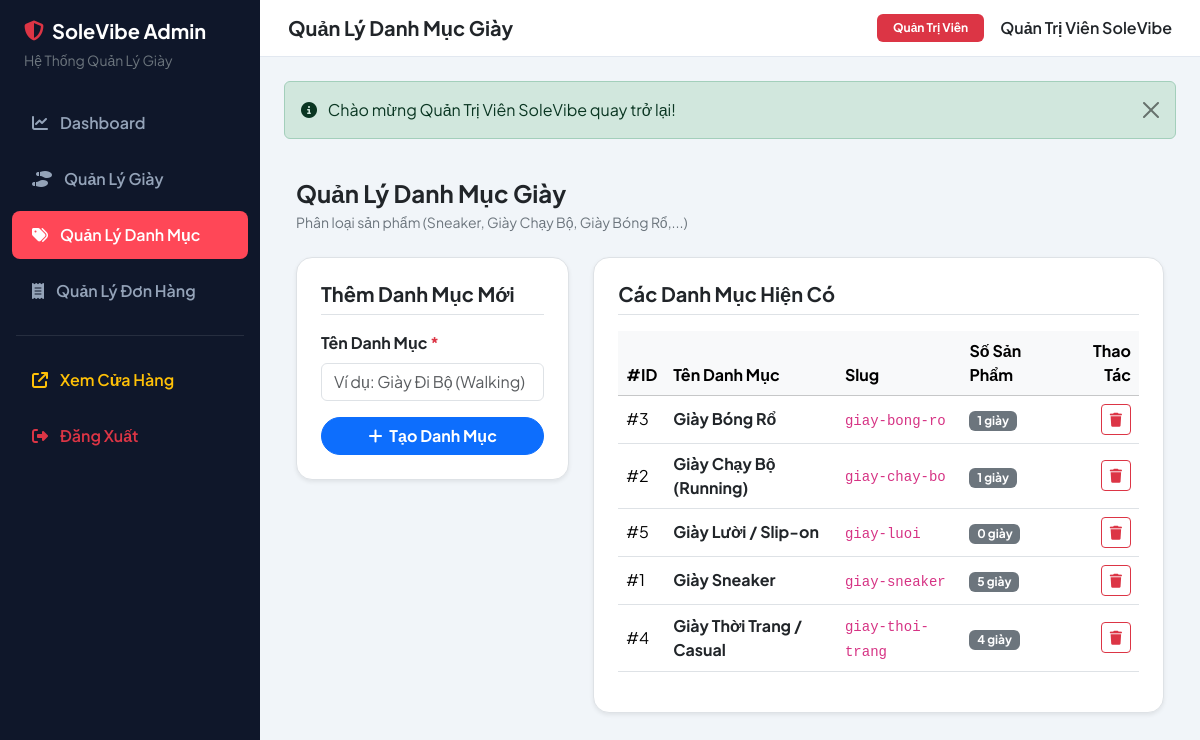
/index.php?act=admin-categories (signed in), run on the app's committed database.
### tables this page shows
CREATE TABLE IF NOT EXISTS categories (
  id BIGINT UNSIGNED AUTO_INCREMENT PRIMARY KEY,
  parent_id BIGINT UNSIGNED NULL,
  name VARCHAR(120) NOT NULL,
  slug VARCHAR(150) NOT NULL UNIQUE,
  status ENUM('active','inactive') NOT NULL DEFAULT 'active',
  FOREIGN KEY (parent_id) REFERENCES categories(id) ON DELETE SET NULL
);

### app/Core/BaseController.php (called while the page is built, shortened)
<?php
abstract class BaseController
{
    protected function adminView(string $viewPath, array $data = []): void
    {
        extract($data);
        $viewFile = __DIR__ . '/../Views/admin/' . $viewPath . '.php';
        $header = __DIR__ . '/../Views/layouts/admin_header.php';
        $footer = __DIR__ . '/../Views/layouts/admin_footer.php';
        require_once $header;
        require_once $viewFile;
        require_once $footer;
    }
}

### app/Controllers/Admin/CategoryController.php (called while the page is built, shortened)
<?php
class CategoryController extends BaseController
{
    private Category $categoryModel;
    public function __construct()
    {
        $this->categoryModel = new Category();
    }
    public function index(): void
    {
        $categories = $this->categoryModel->getAllActive();
        $this->adminView('categories/index', [
            'pageTitle'  => 'Quản Lý Danh Mục Giày',
            'categories' => $categories,
        ]);
    }
}

### app/Core/Router.php (called while the page is built, shortened)
<?php
class Router
{
    public function dispatch(): void
    {
        $act = $_GET['act'] ?? $_GET['action'] ?? '';
        $act = trim($act, '/');
        match ($act) {
            '', 'home' => (new HomeController())->index(),
            'products' => (new ProductController())->index(),
            'product-detail', 'detail' => (new ProductController())->detail(),
            'cart'        => (new CartController())->index(),
            'cart-add'    => (new CartController())->add(),
            'cart-update' => (new CartController())->update(),
            'cart-remove' => (new CartController())->remove(),
            'checkout'         => (new CheckoutController())->index(),
            'checkout-process' => (new CheckoutController())->process(),
            'order-success'    => (new CheckoutController())->success(),
            'login'         => (new AuthController())->login(),
            'post-login'    => (new AuthController())->postLogin(),
            'register'      => (new AuthController())->register(),
            'post-register' => (new AuthController())->postRegister(),
            'logout'        => (new AuthController())->logout(),
            'admin', 'admin-dashboard' => (new AdminDashboardController())->index(),
            'admin-products'        => (new AdminProductController())->index(),
            'admin-product-create'  => (new AdminProductController())->create(),
            'admin-product-store'   => (new AdminProductController())->store(),
            'admin-product-edit'    => (new AdminProductController())->edit(),
            'admin-product-update'  => (new AdminProductController())->update(),
            'admin-product-delete'  => (new AdminProductController())->delete(),
            'admin-categories'      => (new AdminCategoryController())->index(),
            'admin-category-store'  => (new AdminCategoryController())->store(),
            'admin-category-delete' => (new AdminCategoryController())->delete(),
            'admin-orders'              => (new AdminOrderController())->index(),
            'admin-order-detail'        => (new AdminOrderController())->detail(),
            'admin-order-update-status' => (new AdminOrderController())->updateStatus(),
            default => (new HomeController())->index(),
        };
    }
}

### index.php (called while the page is built, shortened)
<?php
spl_autoload_register(function (string $class): void {
    $prefix = 'App\\';
    $relativeClass = substr($class, strlen($prefix));
    $file = ROOT_PATH . '/app/' . str_replace('\\', DIRECTORY_SEPARATOR, $relativeClass) . '.php';
});
require_once ROOT_PATH . '/app/Core/Helper.php';
$router = new App\Core\Router();
$router->dispatch();

### app/Core/Helper.php (called while the page is built, shortened)
<?php
if (!function_exists('base_url')) {
    function base_url(string $path = ''): string
    {
        static $baseUrl = null;
        if ($baseUrl === null) {
            $config = require __DIR__ . '/../../config/app.php';
            if (!empty($config['base_url'])) {
                $baseUrl = rtrim($config['base_url'], '/');
            } elseif (PHP_SAPI === 'cli') {
                $baseUrl = 'http://localhost/www/ban%20giay2';
            } else {
                $protocol = (!empty($_SERVER['HTTPS']) && $_SERVER['HTTPS'] !== 'off') ? 'https://' : 'http://';
                $host = $_SERVER['HTTP_HOST'] ?? 'localhost';
                $scriptName = str_replace('\\', '/', dirname($_SERVER['SCRIPT_NAME'] ?? ''));
                $scriptDir = ($scriptName === '/' || $scriptName === '.') ? '' : $scriptName;
                $baseUrl = rtrim($protocol . $host . $scriptDir, '/');
            }
        }
        return $baseUrl . ($path ? '/' . ltrim($path, '/') : '');
    }
}
if (!function_exists('route_url')) {
    function route_url(string $act = '', array $params = []): string
    {
        $query = [];
        if ($act !== '') {
            $query['act'] = $act;
        }
        foreach ($params as $k => $v) {
            $query[$k] = $v;
        }
        $queryString = http_build_query($query);
        return base_url($queryString ? 'index.php?' . $queryString : '');
    }
}
if (!function_exists('get_flash')) {
    function get_flash(string $key): ?array
    {
        if (isset($_SESSION['flash'][$key])) {
            $flash = $_SESSION['flash'][$key];
            return $flash;
        }
        return null;
    }
}
if (!function_exists('auth')) {
    function auth(): ?array
    {
        return $_SESSION['user'] ?? null;
    }
}

### config/app.php (called while the page is built)
<?php
return [
    'name'     => 'SoleVibe Sneaker Store',
    'base_url' => '',
    'timezone' => 'Asia/Ho_Chi_Minh',
];

### config/database.php (called while the page is built)
<?php
return [
    'host'     => '127.0.0.1',
    'port'     => '3306',
    'dbname'   => 'shoe_store',
    'username' => 'root',
    'password' => '',
    'charset'  => 'utf8mb4',
    'options'  => [
        PDO::ATTR_ERRMODE            => PDO::ERRMODE_EXCEPTION,
        PDO::ATTR_DEFAULT_FETCH_MODE => PDO::FETCH_ASSOC,
        PDO::ATTR_EMULATE_PREPARES   => false,
        PDO::MYSQL_ATTR_INIT_COMMAND => "SET sql_mode=(SELECT REPLACE(@@sql_mode,'ONLY_FULL_GROUP_BY',''))",
    ],
];

### app/Core/Database.php (called while the page is built, shortened)
<?php
class Database
{
    private static ?PDO $instance = null;
    public static function getConnection(): PDO
    {
        if (self::$instance === null) {
            $config = require __DIR__ . '/../../config/database.php';
            $dsn = sprintf(
                'mysql:host=%s;port=%s;dbname=%s;charset=%s',
                $config['host'],
                $config['port'],
                $config['dbname'],
                $config['charset']
            );
            try {
                self::$instance = new PDO(
                    $dsn,
                    $config['username'],
                    $config['password'],
                    $config['options']
                );
            } catch (PDOException $e) {
                die('Lỗi kết nối cơ sở dữ liệu: ' . $e->getMessage());
            }
        }
        return self::$instance;
    }
}

### app/Models/Category.php (called while the page is built, shortened)
<?php
class Category extends BaseModel
{
    public function getAllActive(): array
    {
        $sql = "SELECT c.id, c.parent_id, c.name, c.slug, c.status, COUNT(pc.product_id) AS total_products
                FROM categories c
                LEFT JOIN product_categories pc ON c.id = pc.category_id
                WHERE c.status = 'active'
                GROUP BY c.id, c.parent_id, c.name, c.slug, c.status
                ORDER BY c.name ASC";
        return $this->fetchAll($sql);
    }
}

### app/Core/BaseModel.php (called while the page is built, shortened)
<?php
abstract class BaseModel
{
    protected PDO $db;
    public function __construct()
    {
        $this->db = Database::getConnection();
    }
    public function query(string $sql, array $params = []): PDOStatement
    {
        $stmt = $this->db->prepare($sql);
        $stmt->execute($params);
        return $stmt;
    }
    public function fetchAll(string $sql, array $params = []): array
    {
        return $this->query($sql, $params)->fetchAll();
    }
}

### app/Views/admin/categories/index.php (the view)
<div class="container-fluid">
    <div class="d-flex justify-content-between align-items-center mb-4">
        <div>
            <h4 class="fw-bold mb-1">Quản Lý Danh Mục Giày</h4>
            <p class="text-secondary small mb-0">Phân loại sản phẩm (Sneaker, Giày Chạy Bộ, Giày Bóng Rổ,...)</p>
        </div>
    </div>
    <div class="row g-4">
        <div class="col-lg-4">
            <div class="bg-white p-4 rounded-4 border shadow-sm">
                <h5 class="fw-bold mb-3 border-bottom pb-2">Thêm Danh Mục Mới</h5>
                <form action="<?= route_url('admin-category-store') ?>" method="POST">
                    <div class="mb-3">
                        <label class="form-label fw-bold">Tên Danh Mục <span class="text-danger">*</span></label>
                        <input type="text" name="name" class="form-control" placeholder="Ví dụ: Giày Đi Bộ (Walking)" required>
                    </div>
                    <button type="submit" class="btn btn-primary rounded-pill px-4 fw-bold w-100">
                        <i class="fa-solid fa-plus me-1"></i> Tạo Danh Mục
                    </button>
                </form>
            </div>
        </div>
        <div class="col-lg-8">
            <div class="bg-white p-4 rounded-4 border shadow-sm">
                <h5 class="fw-bold mb-3 border-bottom pb-2">Các Danh Mục Hiện Có</h5>
                <div class="table-responsive">
                    <table class="table align-middle table-hover">
                        <thead class="table-light">
                            <tr>
                                <th>#ID</th>
                                <th>Tên Danh Mục</th>
                                <th>Slug</th>
                                <th>Số Sản Phẩm</th>
                                <th class="text-end">Thao Tác</th>
                            </tr>
                        </thead>
                        <tbody>
                            <?php if (!empty($categories)): ?>
                                <?php foreach ($categories as $cat): ?>
                                    <tr>
                                        <td>#<?= $cat['id'] ?></td>
                                        <td class="fw-bold text-dark"><?= htmlspecialchars($cat['name']) ?></td>
                                        <td><code><?= htmlspecialchars($cat['slug']) ?></code></td>
                                        <td>
                                            <span class="badge bg-secondary"><?= $cat['total_products'] ?? 0 ?> giày</span>
                                        </td>
                                        <td class="text-end">
                                            <a href="<?= route_url('admin-category-delete', ['id' => $cat['id']]) ?>" class="btn btn-sm btn-outline-danger" onclick="return confirm('Bạn có chắc chắn muốn xóa danh mục này?');">
                                                <i class="fa-solid fa-trash"></i>
                                            </a>
                                        </td>
                                    </tr>
                                <?php endforeach; ?>
                            <?php else: ?>
                                <tr><td colspan="5" class="text-center py-4 text-secondary">Chưa có danh mục nào.</td></tr>
                            <?php endif; ?>
                        </tbody>
                    </table>
                </div>
            </div>
        </div>
    </div>
</div>

### app/Views/layouts/admin_header.php (shortened to what this page needs)
<!DOCTYPE html>
<html lang="vi">
<head>
    <link href="https://cdn.jsdelivr.net/npm/bootstrap@5.3.3/dist/css/bootstrap.min.css" rel="stylesheet">
    <link href="https://cdnjs.cloudflare.com/ajax/libs/font-awesome/6.5.1/css/all.min.css" rel="stylesheet">
</head>
<body>
<div class="d-flex">
    <aside class="admin-sidebar py-3">
        <div class="px-4 mb-4">
            <a href="<?= route_url('admin') ?>" class="text-white text-decoration-none fs-5 fw-bold d-flex align-items-center gap-2">
                <i class="fa-solid fa-shield-halved text-danger"></i> SoleVibe Admin
            </a>
            <div class="small text-secondary mt-1">Hệ Thống Quản Lý Giày</div>
        </div>
        <nav class="nav flex-column">
            <a class="nav-link <?= (!isset($_GET['act']) || $_GET['act'] === 'admin') ? 'active' : '' ?>" href="<?= route_url('admin') ?>">
                <i class="fa-solid fa-chart-line"></i> Dashboard
            </a>
            <a class="nav-link <?= (isset($_GET['act']) && str_contains($_GET['act'], 'product')) ? 'active' : '' ?>" href="<?= route_url('admin-products') ?>">
                <i class="fa-solid fa-shoe-prints"></i> Quản Lý Giày
            </a>
            <a class="nav-link <?= (isset($_GET['act']) && str_contains($_GET['act'], 'categories')) ? 'active' : '' ?>" href="<?= route_url('admin-categories') ?>">
                <i class="fa-solid fa-tags"></i> Quản Lý Danh Mục
            </a>
            <a class="nav-link <?= (isset($_GET['act']) && str_contains($_GET['act'], 'order')) ? 'active' : '' ?>" href="<?= route_url('admin-orders') ?>">
                <i class="fa-solid fa-receipt"></i> Quản Lý Đơn Hàng
            </a>
            <hr class="border-secondary mx-3 my-3">
            <a class="nav-link text-warning" href="<?= route_url() ?>" target="_blank">
                <i class="fa-solid fa-arrow-up-right-from-square"></i> Xem Cửa Hàng
            </a>
            <a class="nav-link text-danger" href="<?= route_url('logout') ?>">
                <i class="fa-solid fa-right-from-bracket"></i> Đăng Xuất
            </a>
        </nav>
    </aside>
    <div class="admin-main">
        <header class="admin-topbar d-flex justify-content-between align-items-center">
            <h5 class="mb-0 fw-bold text-dark"><?= htmlspecialchars($pageTitle ?? 'Quản Trị') ?></h5>
            <div class="d-flex align-items-center gap-3">
                <span class="badge bg-danger px-3 py-2">Quản Trị Viên</span>
                <span class="fw-semibold text-dark"><?= htmlspecialchars(auth()['full_name'] ?? 'Admin') ?></span>
            </div>
        </header>
        <div class="p-4 pb-0">
            <?php foreach (['success', 'error', 'info', 'warning'] as $flashType): ?>
                <?php if ($flash = get_flash($flashType)): ?>
                    <div class="alert alert-<?= $flash['type'] ?? 'info' ?> alert-dismissible fade show" role="alert">
                        <i class="fa-solid fa-circle-info me-2"></i>
                        <?= htmlspecialchars($flash['message']) ?>
                        <button type="button" class="btn-close" data-bs-dismiss="alert" aria-label="Close"></button>
                    </div>
                <?php endif; ?>
            <?php endforeach; ?>
        </div>
        <main class="p-4">

### app/Views/layouts/admin_footer.php (shortened to what this page needs)
        </main>
    </div>
</div>
</body>
</html>

### app/Views/layouts/admin_header.php (style rules this page uses)
body { font-family: 'Plus Jakarta Sans', sans-serif; background-color: #f1f5f9; min-height: 100vh; }
.admin-sidebar { width: 260px; background-color: #0f172a; min-height: 100vh; color: #94a3b8; flex-shrink: 0; }
.admin-sidebar .nav-link { color: #94a3b8; padding: 12px 20px; font-weight: 600; display: flex; align-items: center; gap: 12px; border-radius: 8px; margin: 4px 12px; transition: all 0.2s; }
.admin-sidebar .nav-link:hover, .admin-sidebar .nav-link.active { background-color: #1e293b; color: #fff; }
.admin-sidebar .nav-link.active { background-color: #ff4757; color: #fff; }
.admin-main { flex-grow: 1; display: flex; flex-direction: column; overflow-x: hidden; }
.admin-topbar { background: #fff; padding: 14px 28px; border-bottom: 1px solid #e2e8f0; }

### data on the page
categories: id "3", name "Giày Bóng Rổ", slug "giay-bong-ro", total_products "1"
categories: id "2", name "Giày Chạy Bộ (Running)", slug "giay-chay-bo", total_products "1"
categories: id "5", name "Giày Lười / Slip-on", slug "giay-luoi", total_products "0"
categories: id "1", name "Giày Sneaker", slug "giay-sneaker", total_products "5"
categories: id "4", name "Giày Thời Trang / Casual", slug "giay-thoi-trang", total_products "4"

### other printed values
$pageTitle "Quản Lý Danh Mục Giày"
auth()['full_name'] "Quản Trị Viên SoleVibe"
$flash['message'] "Chào mừng Quản Trị Viên SoleVibe quay trở lại!"
